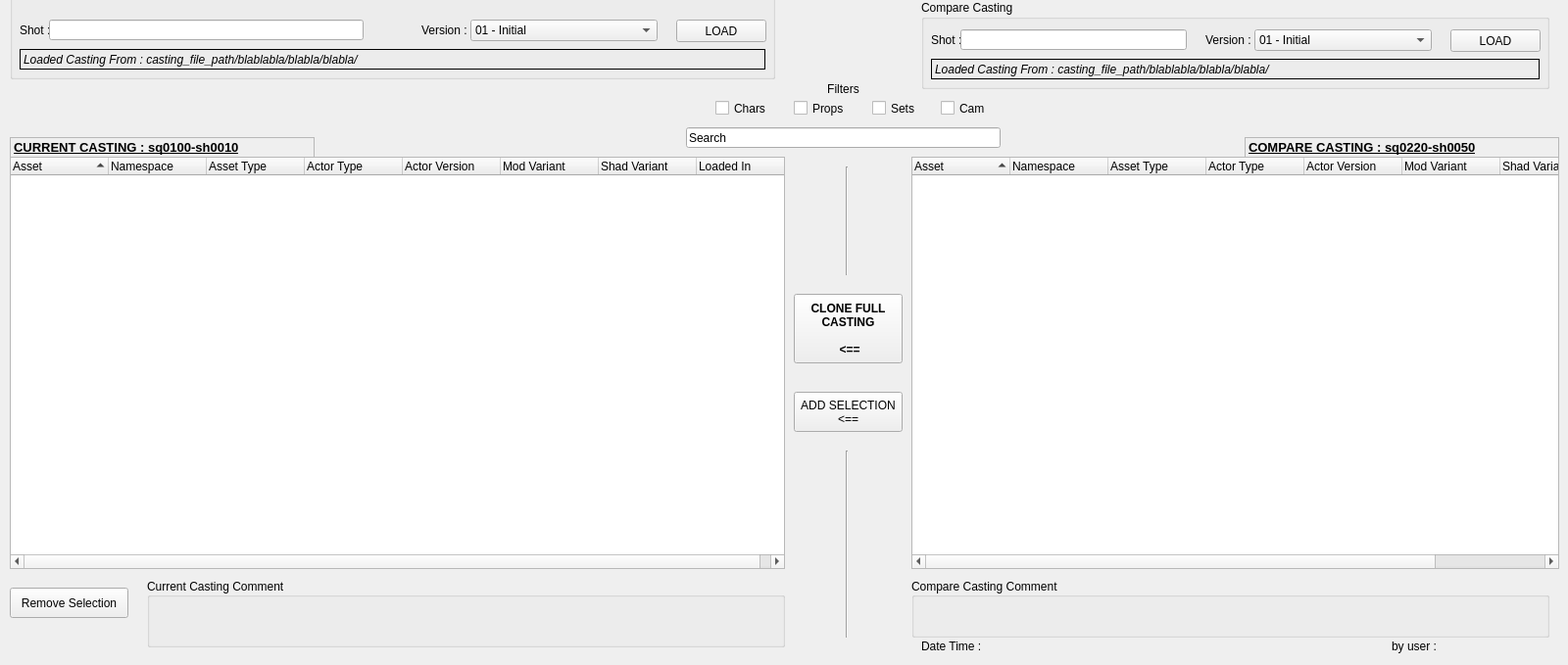
    <widget class="QWidget" name="tab_2">
     <attribute name="title">
      <string>Compare Mode</string>
     </attribute>
     <widget class="QGroupBox" name="groupBox_2">
      <property name="geometry">
       <rect>
        <x>940</x>
        <y>0</y>
        <width>641</width>
        <height>91</height>
       </rect>
      </property>
      <property name="title">
       <string>Compare Casting</string>
      </property>
      <widget class="QLabel" name="label_11">
       <property name="geometry">
        <rect>
         <x>10</x>
         <y>30</y>
         <width>47</width>
         <height>21</height>
        </rect>
       </property>
       <property name="text">
        <string>Shot :</string>
       </property>
      </widget>
      <widget class="QLineEdit" name="lineEdit_6">
       <property name="geometry">
        <rect>
         <x>40</x>
         <y>30</y>
         <width>231</width>
         <height>21</height>
        </rect>
       </property>
       <property name="text">
        <string/>
       </property>
      </widget>
      <widget class="QPushButton" name="pushButton_13">
       <property name="geometry">
        <rect>
         <x>540</x>
         <y>30</y>
         <width>92</width>
         <height>23</height>
        </rect>
       </property>
       <property name="minimumSize">
        <size>
         <width>92</width>
         <height>0</height>
        </size>
       </property>
       <property name="maximumSize">
        <size>
         <width>60</width>
         <height>16777215</height>
        </size>
       </property>
       <property name="text">
        <string>LOAD</string>
       </property>
      </widget>
      <widget class="QComboBox" name="comboBox_5">
       <property name="geometry">
        <rect>
         <x>340</x>
         <y>30</y>
         <width>181</width>
         <height>22</height>
        </rect>
       </property>
       <item>
        <property name="text">
         <string>01 - Initial</string>
        </property>
       </item>
       <item>
        <property name="text">
         <string>02 - Layout</string>
        </property>
       </item>
       <item>
        <property name="text">
         <string>03 - Layout</string>
        </property>
       </item>
       <item>
        <property name="text">
         <string>04 - Prod</string>
        </property>
       </item>
       <item>
        <property name="text">
         <string>05 - Layout</string>
        </property>
       </item>
       <item>
        <property name="text">
         <string>06 - Anim</string>
        </property>
       </item>
       <item>
        <property name="text">
         <string>07 - Anim</string>
        </property>
       </item>
       <item>
        <property name="text">
         <string>08 - Fix</string>
        </property>
       </item>
       <item>
        <property name="text">
         <string>09 - Fix</string>
        </property>
       </item>
      </widget>
      <widget class="QLabel" name="label_12">
       <property name="geometry">
        <rect>
         <x>290</x>
         <y>30</y>
         <width>47</width>
         <height>21</height>
        </rect>
       </property>
       <property name="text">
        <string>Version :</string>
       </property>
      </widget>
      <widget class="QLabel" name="label_16">
       <property name="geometry">
        <rect>
         <x>10</x>
         <y>60</y>
         <width>621</width>
         <height>21</height>
        </rect>
       </property>
       <property name="font">
        <font>
         <italic>true</italic>
        </font>
       </property>
       <property name="frameShape">
        <enum>QFrame::Box</enum>
       </property>
       <property name="text">
        <string>Loaded Casting From : casting_file_path/blablabla/blabla/blabla/</string>
       </property>
      </widget>
     </widget>
     <widget class="QPushButton" name="pushButton_5">
      <property name="geometry">
       <rect>
        <x>810</x>
        <y>300</y>
        <width>111</width>
        <height>71</height>
       </rect>
      </property>
      <property name="font">
       <font>
        <weight>75</weight>
        <bold>true</bold>
       </font>
      </property>
      <property name="text">
       <string>CLONE FULL
CASTING 

 &lt;==</string>
      </property>
     </widget>
     <widget class="QPushButton" name="pushButton_15">
      <property name="geometry">
       <rect>
        <x>810</x>
        <y>400</y>
        <width>111</width>
        <height>41</height>
       </rect>
      </property>
      <property name="text">
       <string>ADD SELECTION
&lt;==</string>
      </property>
     </widget>
     <widget class="QPushButton" name="pushButton_16">
      <property name="geometry">
       <rect>
        <x>10</x>
        <y>600</y>
        <width>121</width>
        <height>31</height>
       </rect>
      </property>
      <property name="text">
       <string>Remove Selection</string>
      </property>
     </widget>
     <widget class="Line" name="line_4">
      <property name="geometry">
       <rect>
        <x>849</x>
        <y>460</y>
        <width>31</width>
        <height>191</height>
       </rect>
      </property>
      <property name="orientation">
       <enum>Qt::Vertical</enum>
      </property>
     </widget>
     <widget class="QTreeWidget" name="treeCurrentCasting_2">
      <property name="geometry">
       <rect>
        <x>10</x>
        <y>160</y>
        <width>791</width>
        <height>421</height>
       </rect>
      </property>
      <property name="acceptDrops">
       <bool>true</bool>
      </property>
      <property name="autoFillBackground">
       <bool>false</bool>
      </property>
      <property name="sizeAdjustPolicy">
       <enum>QAbstractScrollArea::AdjustToContentsOnFirstShow</enum>
      </property>
      <property name="editTriggers">
       <set>QAbstractItemView::DoubleClicked|QAbstractItemView::EditKeyPressed</set>
      </property>
      <property name="dragDropMode">
       <enum>QAbstractItemView::DragDrop</enum>
      </property>
      <property name="defaultDropAction">
       <enum>Qt::MoveAction</enum>
      </property>
      <property name="alternatingRowColors">
       <bool>true</bool>
      </property>
      <property name="selectionMode">
       <enum>QAbstractItemView::ExtendedSelection</enum>
      </property>
      <property name="autoExpandDelay">
       <number>-1</number>
      </property>
      <property name="itemsExpandable">
       <bool>true</bool>
      </property>
      <property name="sortingEnabled">
       <bool>true</bool>
      </property>
      <property name="animated">
       <bool>false</bool>
      </property>
      <property name="allColumnsShowFocus">
       <bool>false</bool>
      </property>
      <property name="wordWrap">
       <bool>true</bool>
      </property>
      <property name="expandsOnDoubleClick">
       <bool>true</bool>
      </property>
      <attribute name="headerCascadingSectionResizes">
       <bool>false</bool>
      </attribute>
      <attribute name="headerHighlightSections">
       <bool>true</bool>
      </attribute>
      <column>
       <property name="text">
        <string>Asset</string>
       </property>
      </column>
      <column>
       <property name="text">
        <string>Namespace</string>
       </property>
      </column>
      <column>
       <property name="text">
        <string>Asset Type</string>
       </property>
      </column>
      <column>
       <property name="text">
        <string>Actor Type</string>
       </property>
      </column>
      <column>
       <property name="text">
        <string>Actor Version</string>
       </property>
      </column>
      <column>
       <property name="text">
        <string>Mod Variant</string>
       </property>
      </column>
      <column>
       <property name="text">
        <string>Shad Variant</string>
       </property>
      </column>
      <column>
       <property name="text">
        <string>Loaded In</string>
       </property>
      </column>
     </widget>
     <widget class="QLabel" name="label_20">
      <property name="geometry">
       <rect>
        <x>10</x>
        <y>140</y>
        <width>311</width>
        <height>21</height>
       </rect>
      </property>
      <property name="font">
       <font>
        <pointsize>10</pointsize>
        <weight>75</weight>
        <italic>false</italic>
        <bold>true</bold>
        <underline>true</underline>
        <strikeout>false</strikeout>
        <kerning>true</kerning>
       </font>
      </property>
      <property name="frameShape">
       <enum>QFrame::StyledPanel</enum>
      </property>
      <property name="frameShadow">
       <enum>QFrame::Plain</enum>
      </property>
      <property name="text">
       <string>CURRENT CASTING : sq0100-sh0010</string>
      </property>
     </widget>
     <widget class="Line" name="line_6">
      <property name="geometry">
       <rect>
        <x>849</x>
        <y>170</y>
        <width>31</width>
        <height>111</height>
       </rect>
      </property>
      <property name="orientation">
       <enum>Qt::Vertical</enum>
      </property>
     </widget>
     <widget class="QLabel" name="label_21">
      <property name="geometry">
       <rect>
        <x>1270</x>
        <y>140</y>
        <width>321</width>
        <height>21</height>
       </rect>
      </property>
      <property name="font">
       <font>
        <pointsize>10</pointsize>
        <weight>75</weight>
        <italic>false</italic>
        <bold>true</bold>
        <underline>true</underline>
        <strikeout>false</strikeout>
        <kerning>true</kerning>
       </font>
      </property>
      <property name="frameShape">
       <enum>QFrame::StyledPanel</enum>
      </property>
      <property name="frameShadow">
       <enum>QFrame::Plain</enum>
      </property>
      <property name="text">
       <string>COMPARE CASTING : sq0220-sh0050</string>
      </property>
     </widget>
     <widget class="QTreeWidget" name="treeCompareCasting">
      <property name="geometry">
       <rect>
        <x>930</x>
        <y>160</y>
        <width>661</width>
        <height>421</height>
       </rect>
      </property>
      <property name="acceptDrops">
       <bool>true</bool>
      </property>
      <property name="autoFillBackground">
       <bool>false</bool>
      </property>
      <property name="sizeAdjustPolicy">
       <enum>QAbstractScrollArea::AdjustToContents</enum>
      </property>
      <property name="editTriggers">
       <set>QAbstractItemView::DoubleClicked|QAbstractItemView::EditKeyPressed</set>
      </property>
      <property name="dragDropMode">
       <enum>QAbstractItemView::DragDrop</enum>
      </property>
      <property name="defaultDropAction">
       <enum>Qt::MoveAction</enum>
      </property>
      <property name="alternatingRowColors">
       <bool>true</bool>
      </property>
      <property name="selectionMode">
       <enum>QAbstractItemView::ExtendedSelection</enum>
      </property>
      <property name="autoExpandDelay">
       <number>-1</number>
      </property>
      <property name="itemsExpandable">
       <bool>true</bool>
      </property>
      <property name="sortingEnabled">
       <bool>true</bool>
      </property>
      <property name="animated">
       <bool>false</bool>
      </property>
      <property name="allColumnsShowFocus">
       <bool>false</bool>
      </property>
      <property name="wordWrap">
       <bool>true</bool>
      </property>
      <property name="expandsOnDoubleClick">
       <bool>true</bool>
      </property>
      <attribute name="headerCascadingSectionResizes">
       <bool>false</bool>
      </attribute>
      <attribute name="headerHighlightSections">
       <bool>true</bool>
      </attribute>
      <column>
       <property name="text">
        <string>Asset</string>
       </property>
      </column>
      <column>
       <property name="text">
        <string>Namespace</string>
       </property>
      </column>
      <column>
       <property name="text">
        <string>Asset Type</string>
       </property>
      </column>
      <column>
       <property name="text">
        <string>Actor Type</string>
       </property>
      </column>
      <column>
       <property name="text">
        <string>Actor Version</string>
       </property>
      </column>
      <column>
       <property name="text">
        <string>Mod Variant</string>
       </property>
      </column>
      <column>
       <property name="text">
        <string>Shad Variant</string>
       </property>
      </column>
      <column>
       <property name="text">
        <string>Loaded In</string>
       </property>
      </column>
     </widget>
     <widget class="QGroupBox" name="groupBox_6">
      <property name="geometry">
       <rect>
        <x>10</x>
        <y>-10</y>
        <width>781</width>
        <height>91</height>
       </rect>
      </property>
      <property name="title">
       <string/>
      </property>
      <widget class="QLabel" name="label_19">
       <property name="geometry">
        <rect>
         <x>10</x>
         <y>30</y>
         <width>47</width>
         <height>21</height>
        </rect>
       </property>
       <property name="text">
        <string>Shot :</string>
       </property>
      </widget>
      <widget class="QLineEdit" name="lineEdit_8">
       <property name="geometry">
        <rect>
         <x>40</x>
         <y>30</y>
         <width>321</width>
         <height>21</height>
        </rect>
       </property>
       <property name="text">
        <string/>
       </property>
      </widget>
      <widget class="QPushButton" name="pushButton_17">
       <property name="geometry">
        <rect>
         <x>680</x>
         <y>30</y>
         <width>92</width>
         <height>23</height>
        </rect>
       </property>
       <property name="minimumSize">
        <size>
         <width>92</width>
         <height>0</height>
        </size>
       </property>
       <property name="maximumSize">
        <size>
         <width>60</width>
         <height>16777215</height>
        </size>
       </property>
       <property name="text">
        <string>LOAD</string>
       </property>
      </widget>
      <widget class="QComboBox" name="comboBox_7">
       <property name="geometry">
        <rect>
         <x>470</x>
         <y>30</y>
         <width>191</width>
         <height>22</height>
        </rect>
       </property>
       <item>
        <property name="text">
         <string>01 - Initial</string>
        </property>
       </item>
       <item>
        <property name="text">
         <string>02 - Layout</string>
        </property>
       </item>
       <item>
        <property name="text">
         <string>03 - Layout</string>
        </property>
       </item>
       <item>
        <property name="text">
         <string>04 - Prod</string>
        </property>
       </item>
       <item>
        <property name="text">
         <string>05 - Layout</string>
        </property>
       </item>
       <item>
        <property name="text">
         <string>06 - Anim</string>
        </property>
       </item>
       <item>
        <property name="text">
         <string>07 - Anim</string>
        </property>
       </item>
       <item>
        <property name="text">
         <string>08 - Fix</string>
        </property>
       </item>
       <item>
        <property name="text">
         <string>09 - Fix</string>
        </property>
       </item>
      </widget>
      <widget class="QLabel" name="label_22">
       <property name="geometry">
        <rect>
         <x>420</x>
         <y>30</y>
         <width>47</width>
         <height>21</height>
        </rect>
       </property>
       <property name="text">
        <string>Version :</string>
       </property>
      </widget>
      <widget class="QLabel" name="label_23">
       <property name="geometry">
        <rect>
         <x>10</x>
         <y>60</y>
         <width>761</width>
         <height>21</height>
        </rect>
       </property>
       <property name="font">
        <font>
         <italic>true</italic>
        </font>
       </property>
       <property name="frameShape">
        <enum>QFrame::Box</enum>
       </property>
       <property name="text">
        <string>Loaded Casting From : casting_file_path/blablabla/blabla/blabla/</string>
       </property>
      </widget>
     </widget>
     <widget class="QLabel" name="label_13">
      <property name="geometry">
       <rect>
        <x>790</x>
        <y>80</y>
        <width>141</width>
        <height>21</height>
       </rect>
      </property>
      <property name="text">
       <string>Filters</string>
      </property>
      <property name="alignment">
       <set>Qt::AlignCenter</set>
      </property>
     </widget>
     <widget class="QLineEdit" name="lineEdit_10">
      <property name="geometry">
       <rect>
        <x>700</x>
        <y>130</y>
        <width>321</width>
        <height>21</height>
       </rect>
      </property>
      <property name="text">
       <string>Search</string>
      </property>
     </widget>
     <widget class="QCheckBox" name="checkBox_10">
      <property name="geometry">
       <rect>
        <x>890</x>
        <y>100</y>
        <width>70</width>
        <height>21</height>
       </rect>
      </property>
      <property name="text">
       <string>Sets</string>
      </property>
     </widget>
     <widget class="QCheckBox" name="checkBox_11">
      <property name="geometry">
       <rect>
        <x>960</x>
        <y>100</y>
        <width>51</width>
        <height>21</height>
       </rect>
      </property>
      <property name="text">
       <string>Cam</string>
      </property>
     </widget>
     <widget class="QCheckBox" name="checkBox_12">
      <property name="geometry">
       <rect>
        <x>810</x>
        <y>100</y>
        <width>70</width>
        <height>21</height>
       </rect>
      </property>
      <property name="text">
       <string>Props</string>
      </property>
     </widget>
     <widget class="QCheckBox" name="checkBox_13">
      <property name="geometry">
       <rect>
        <x>730</x>
        <y>100</y>
        <width>70</width>
        <height>21</height>
       </rect>
      </property>
      <property name="text">
       <string>Chars</string>
      </property>
     </widget>
     <widget class="QGroupBox" name="groupBox_8">
      <property name="geometry">
       <rect>
        <x>930</x>
        <y>590</y>
        <width>651</width>
        <height>61</height>
       </rect>
      </property>
      <property name="title">
       <string>Compare Casting Comment</string>
      </property>
      <property name="alignment">
       <set>Qt::AlignLeading|Qt::AlignLeft|Qt::AlignVCenter</set>
      </property>
      <property name="flat">
       <bool>false</bool>
      </property>
      <property name="checkable">
       <bool>false</bool>
      </property>
      <widget class="QLabel" name="label_31">
       <property name="geometry">
        <rect>
         <x>0</x>
         <y>20</y>
         <width>651</width>
         <height>41</height>
        </rect>
       </property>
       <property name="text">
        <string/>
       </property>
       <property name="alignment">
        <set>Qt::AlignLeading|Qt::AlignLeft|Qt::AlignTop</set>
       </property>
       <property name="wordWrap">
        <bool>true</bool>
       </property>
       <property name="indent">
        <number>5</number>
       </property>
      </widget>
     </widget>
     <widget class="QLabel" name="label_2">
      <property name="geometry">
       <rect>
        <x>820</x>
        <y>10</y>
        <width>81</width>
        <height>71</height>
       </rect>
      </property>
      <property name="frameShape">
       <enum>QFrame::NoFrame</enum>
      </property>
      <property name="frameShadow">
       <enum>QFrame::Plain</enum>
      </property>
      <property name="text">
       <string/>
      </property>
      <property name="pixmap">
       <pixmap>C:/Users/Nicklaus/Desktop/NouillesBornStudio_Logos.png</pixmap>
      </property>
      <property name="scaledContents">
       <bool>true</bool>
      </property>
      <property name="wordWrap">
       <bool>false</bool>
      </property>
     </widget>
     <widget class="QLabel" name="label_14">
      <property name="geometry">
       <rect>
        <x>1420</x>
        <y>650</y>
        <width>161</width>
        <height>20</height>
       </rect>
      </property>
      <property name="frameShape">
       <enum>QFrame::NoFrame</enum>
      </property>
      <property name="frameShadow">
       <enum>QFrame::Plain</enum>
      </property>
      <property name="text">
       <string>by user : </string>
      </property>
     </widget>
     <widget class="QLabel" name="label_17">
      <property name="geometry">
       <rect>
        <x>940</x>
        <y>650</y>
        <width>171</width>
        <height>20</height>
       </rect>
      </property>
      <property name="frameShape">
       <enum>QFrame::NoFrame</enum>
      </property>
      <property name="frameShadow">
       <enum>QFrame::Plain</enum>
      </property>
      <property name="text">
       <string>Date Time :</string>
      </property>
     </widget>
     <widget class="QGroupBox" name="groupBox_9">
      <property name="geometry">
       <rect>
        <x>150</x>
        <y>590</y>
        <width>651</width>
        <height>71</height>
       </rect>
      </property>
      <property name="title">
       <string>Current Casting Comment</string>
      </property>
      <property name="alignment">
       <set>Qt::AlignLeading|Qt::AlignLeft|Qt::AlignVCenter</set>
      </property>
      <property name="flat">
       <bool>false</bool>
      </property>
      <property name="checkable">
       <bool>false</bool>
      </property>
      <widget class="QLabel" name="label_30">
       <property name="geometry">
        <rect>
         <x>0</x>
         <y>20</y>
         <width>651</width>
         <height>51</height>
        </rect>
       </property>
       <property name="text">
        <string/>
       </property>
       <property name="alignment">
        <set>Qt::AlignLeading|Qt::AlignLeft|Qt::AlignTop</set>
       </property>
       <property name="wordWrap">
        <bool>true</bool>
       </property>
       <property name="margin">
        <number>0</number>
       </property>
       <property name="indent">
        <number>5</number>
       </property>
      </widget>
     </widget>
    </widget>
